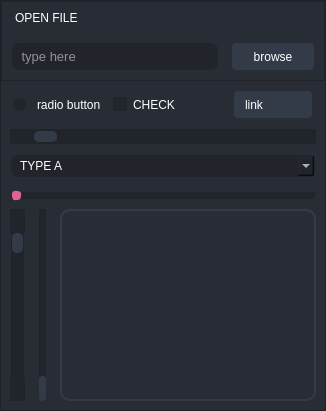
                  <widget class="QWidget" name="widget_page">
                   <layout class="QHBoxLayout" name="horizontalLayout_7">
                    <property name="spacing">
                     <number>0</number>
                    </property>
                    <property name="leftMargin">
                     <number>0</number>
                    </property>
                    <property name="topMargin">
                     <number>0</number>
                    </property>
                    <property name="rightMargin">
                     <number>0</number>
                    </property>
                    <property name="bottomMargin">
                     <number>0</number>
                    </property>
                    <item>
                     <widget class="QFrame" name="frame_9">
                      <property name="styleSheet">
                       <string notr="true">background-color: rgb(40, 44, 52);
color:white;</string>
                      </property>
                      <property name="frameShape">
                       <enum>QFrame::StyledPanel</enum>
                      </property>
                      <property name="frameShadow">
                       <enum>QFrame::Raised</enum>
                      </property>
                      <layout class="QVBoxLayout" name="verticalLayout_6">
                       <property name="spacing">
                        <number>0</number>
                       </property>
                       <property name="leftMargin">
                        <number>0</number>
                       </property>
                       <property name="topMargin">
                        <number>0</number>
                       </property>
                       <property name="rightMargin">
                        <number>0</number>
                       </property>
                       <property name="bottomMargin">
                        <number>0</number>
                       </property>
                       <item>
                        <widget class="QFrame" name="frame_11">
                         <property name="minimumSize">
                          <size>
                           <width>0</width>
                           <height>80</height>
                          </size>
                         </property>
                         <property name="maximumSize">
                          <size>
                           <width>16777215</width>
                           <height>80</height>
                          </size>
                         </property>
                         <property name="frameShape">
                          <enum>QFrame::StyledPanel</enum>
                         </property>
                         <property name="frameShadow">
                          <enum>QFrame::Raised</enum>
                         </property>
                         <layout class="QVBoxLayout" name="verticalLayout_7">
                          <property name="spacing">
                           <number>0</number>
                          </property>
                          <property name="leftMargin">
                           <number>0</number>
                          </property>
                          <property name="topMargin">
                           <number>0</number>
                          </property>
                          <property name="rightMargin">
                           <number>0</number>
                          </property>
                          <item alignment="Qt::AlignLeft">
                           <widget class="QLabel" name="label_6">
                            <property name="styleSheet">
                             <string notr="true">padding-left:10px;</string>
                            </property>
                            <property name="text">
                             <string>OPEN FILE</string>
                            </property>
                           </widget>
                          </item>
                          <item>
                           <widget class="QFrame" name="frame_13">
                            <property name="frameShape">
                             <enum>QFrame::NoFrame</enum>
                            </property>
                            <property name="frameShadow">
                             <enum>QFrame::Raised</enum>
                            </property>
                            <layout class="QHBoxLayout" name="horizontalLayout_8">
                             <property name="spacing">
                              <number>12</number>
                             </property>
                             <property name="bottomMargin">
                              <number>0</number>
                             </property>
                             <item>
                              <widget class="QLineEdit" name="lineEdit">
                               <property name="font">
                                <font>
                                 <pointsize>10</pointsize>
                                </font>
                               </property>
                               <property name="styleSheet">
                                <string notr="true">QLineEdit{
height:25px;
border:2px solid transparent;
border-radius:8px;
background-color: rgb(33, 37, 43);
padding-left:3px;
}
QLineEdit:hover:active{
border:2px solid rgb(75, 75, 75)
}</string>
                               </property>
                               <property name="placeholderText">
                                <string> type here</string>
                               </property>
                              </widget>
                             </item>
                             <item>
                              <widget class="QPushButton" name="pushButton">
                               <property name="cursor">
                                <cursorShape>PointingHandCursor</cursorShape>
                               </property>
                               <property name="styleSheet">
                                <string notr="true">QPushButton{
background-color:rgb(52, 59, 72);
border:2px solid transparent;
border-radius:5px;
height:25px;
width:80px;
}
QPushButton:hover{
border:2px solid  rgb(75, 75, 75);
}</string>
                               </property>
                               <property name="text">
                                <string>browse</string>
                               </property>
                               <property name="icon">
                                <iconset resource="../../icons/images/icons/d.qrc">
                                 <normaloff>:/newPrefix/cil-folder-open.png</normaloff>:/newPrefix/cil-folder-open.png</iconset>
                               </property>
                               <property name="flat">
                                <bool>true</bool>
                               </property>
                              </widget>
                             </item>
                            </layout>
                           </widget>
                          </item>
                         </layout>
                        </widget>
                       </item>
                       <item>
                        <widget class="QFrame" name="frame_12">
                         <property name="styleSheet">
                          <string notr="true"/>
                         </property>
                         <property name="frameShape">
                          <enum>QFrame::NoFrame</enum>
                         </property>
                         <property name="frameShadow">
                          <enum>QFrame::Raised</enum>
                         </property>
                         <layout class="QVBoxLayout" name="verticalLayout_8">
                          <item>
                           <widget class="QFrame" name="frame_14">
                            <property name="frameShape">
                             <enum>QFrame::NoFrame</enum>
                            </property>
                            <property name="frameShadow">
                             <enum>QFrame::Raised</enum>
                            </property>
                            <layout class="QVBoxLayout" name="verticalLayout_9">
                             <property name="leftMargin">
                              <number>0</number>
                             </property>
                             <property name="topMargin">
                              <number>0</number>
                             </property>
                             <property name="rightMargin">
                              <number>0</number>
                             </property>
                             <property name="bottomMargin">
                              <number>0</number>
                             </property>
                             <item>
                              <widget class="QFrame" name="frame_16">
                               <property name="frameShape">
                                <enum>QFrame::NoFrame</enum>
                               </property>
                               <property name="frameShadow">
                                <enum>QFrame::Raised</enum>
                               </property>
                               <layout class="QVBoxLayout" name="verticalLayout_10">
                                <property name="spacing">
                                 <number>10</number>
                                </property>
                                <property name="leftMargin">
                                 <number>0</number>
                                </property>
                                <property name="topMargin">
                                 <number>0</number>
                                </property>
                                <property name="rightMargin">
                                 <number>0</number>
                                </property>
                                <property name="bottomMargin">
                                 <number>0</number>
                                </property>
                                <item>
                                 <widget class="QFrame" name="frame_15">
                                  <property name="frameShape">
                                   <enum>QFrame::NoFrame</enum>
                                  </property>
                                  <property name="frameShadow">
                                   <enum>QFrame::Raised</enum>
                                  </property>
                                  <layout class="QHBoxLayout" name="horizontalLayout_10">
                                   <property name="spacing">
                                    <number>0</number>
                                   </property>
                                   <property name="leftMargin">
                                    <number>3</number>
                                   </property>
                                   <property name="topMargin">
                                    <number>0</number>
                                   </property>
                                   <property name="rightMargin">
                                    <number>3</number>
                                   </property>
                                   <property name="bottomMargin">
                                    <number>0</number>
                                   </property>
                                   <item alignment="Qt::AlignLeft|Qt::AlignVCenter">
                                    <widget class="QRadioButton" name="radioButton">
                                     <property name="cursor">
                                      <cursorShape>PointingHandCursor</cursorShape>
                                     </property>
                                     <property name="styleSheet">
                                      <string notr="true">QRadioButton::indicator {
    width: 13px;
    height: 13px;
	background-color:rgb(33, 37, 43);
	border-radius:6px;
	margin-right:5px;
}
QRadioButton::indicator::checked {
    background-color:rgb(108, 108, 108)
}
QRadioButton::indicator:hover{
	border:2px solid rgb(75,75,75);
	width: 11px;
    height: 11px;
	margin-right:3px;
}</string>
                                     </property>
                                     <property name="text">
                                      <string>radio button </string>
                                     </property>
                                    </widget>
                                   </item>
                                   <item>
                                    <widget class="QCheckBox" name="checkBox">
                                     <property name="cursor">
                                      <cursorShape>PointingHandCursor</cursorShape>
                                     </property>
                                     <property name="styleSheet">
                                      <string notr="true">QCheckBox::indicator
{
background-color : rgb(33, 37, 43);
}
QCheckBox::indicator:checked{
background-color:rgb(75,75,75)
}</string>
                                     </property>
                                     <property name="text">
                                      <string>CHECK</string>
                                     </property>
                                    </widget>
                                   </item>
                                   <item alignment="Qt::AlignRight">
                                    <widget class="QPushButton" name="pushButton_2">
                                     <property name="minimumSize">
                                      <size>
                                       <width>80</width>
                                       <height>0</height>
                                      </size>
                                     </property>
                                     <property name="maximumSize">
                                      <size>
                                       <width>80</width>
                                       <height>16777215</height>
                                      </size>
                                     </property>
                                     <property name="cursor">
                                      <cursorShape>PointingHandCursor</cursorShape>
                                     </property>
                                     <property name="mouseTracking">
                                      <bool>true</bool>
                                     </property>
                                     <property name="styleSheet">
                                      <string notr="true">QPushButton{
background-color:rgb(52, 59, 72);
border:2px solid transparent;
border-radius:5px;
height:25px;
width:80px;
text-align:left;
padding-left:10px;
}
QPushButton:hover{
border:2px solid  rgb(75, 75, 75);
}</string>
                                     </property>
                                     <property name="text">
                                      <string>link</string>
                                     </property>
                                     <property name="icon">
                                      <iconset resource="../../icons/images/icons/d.qrc">
                                       <normaloff>:/newPrefix/cil-link.png</normaloff>:/newPrefix/cil-link.png</iconset>
                                     </property>
                                     <property name="flat">
                                      <bool>true</bool>
                                     </property>
                                    </widget>
                                   </item>
                                  </layout>
                                 </widget>
                                </item>
                                <item>
                                 <widget class="QScrollBar" name="horizontalScrollBar">
                                  <property name="styleSheet">
                                   <string notr="true">QScrollBar:horizontal {
    border: 2px solid transparent;
    background:rgb(33, 37, 43);
    height: 15px;
    margin: 0px 22px 0 22px;
}
QScrollBar::handle:horizontal {
    background:rgb(52, 59, 72);
	border-radius:5px;
	min-width:15px;
}
QScrollBar::add-line:horizontal {
    border: 2px solid transparent;
    background:rgb(33, 37, 43);
    width: 20px;
    subcontrol-position: right;
    subcontrol-origin: margin;
}

QScrollBar::sub-line:horizontal {
    border: 2px solid transparent;
    background:rgb(33, 37, 43);
    width: 20px;
    subcontrol-position: left;
    subcontrol-origin: margin;
}
QScrollBar:left-arrow:horizontal {
    image:url(:/newPrefix/cil-chevron-circle-left-alt.png);
	height:14px;
}
 QScrollBar::right-arrow:horizontal {
	image:url(:/newPrefix/cil-chevron-circle-right-alt.png);
	height:14px;
}

QScrollBar::add-page:horizontal, QScrollBar::sub-page:horizontal {
    background: none;
}
</string>
                                  </property>
                                  <property name="orientation">
                                   <enum>Qt::Horizontal</enum>
                                  </property>
                                 </widget>
                                </item>
                                <item>
                                 <widget class="QComboBox" name="comboBox">
                                  <property name="styleSheet">
                                   <string notr="true">QComboBox{
background-color: rgb(33, 37, 43);
height:20px;
border:2px solid transparent;
border-radius:8px;
padding-left:8px;
}
QComboBox QAbstractItemView {
    border: 2px solid rgb(75,75,75);
    selection-background-color:rgb(40,44,52);
	border-radius:5px;
	color:white;
	padding:2px;
}
QComboBox::drop-down {
    subcontrol-origin: padding;
    subcontrol-position: top right;
    width: 25px;
	border-left-width: 1px;
    border-left-color: darkgray;
    border-left-style: solid; 
    border-top-right-radius: 5px; /* same radius as the QComboBox */
    border-bottom-right-radius: 5px;
	image: url(:/newPrefix/cil-chevron-circle-down-alt.png);
}
</string>
                                  </property>
                                  <item>
                                   <property name="text">
                                    <string>TYPE A</string>
                                   </property>
                                  </item>
                                  <item>
                                   <property name="text">
                                    <string>TYPE B</string>
                                   </property>
                                  </item>
                                  <item>
                                   <property name="text">
                                    <string>TYPE C</string>
                                   </property>
                                  </item>
                                  <item>
                                   <property name="text">
                                    <string>TYPE D</string>
                                   </property>
                                  </item>
                                  <item>
                                   <property name="text">
                                    <string>TYPE E</string>
                                   </property>
                                  </item>
                                 </widget>
                                </item>
                                <item alignment="Qt::AlignBottom">
                                 <widget class="QSlider" name="horizontalSlider">
                                  <property name="styleSheet">
                                   <string notr="true">QSlider::groove:horizontal {
    border: 2px solid transparent;
    height: 5px;
    background:rgb(33, 37, 43);
	border-radius:2px;
}
QSlider::handle:horizontal {
    background:rgb(221, 101, 147);
    border: 1px solid rgb(221, 101, 147);
    width: 7px;
    margin: -2px 0;
	border-radius: 3px;
}
QSlider::handle:horizontal:hover{
	 background:rgb(85, 170, 255);
	border:1px solid rgb(85, 170, 255);
}
</string>
                                  </property>
                                  <property name="orientation">
                                   <enum>Qt::Horizontal</enum>
                                  </property>
                                 </widget>
                                </item>
                               </layout>
                              </widget>
                             </item>
                             <item>
                              <widget class="QFrame" name="frame_17">
                               <property name="frameShape">
                                <enum>QFrame::NoFrame</enum>
                               </property>
                               <property name="frameShadow">
                                <enum>QFrame::Raised</enum>
                               </property>
                               <layout class="QHBoxLayout" name="horizontalLayout_9">
                                <property name="spacing">
                                 <number>10</number>
                                </property>
                                <property name="leftMargin">
                                 <number>0</number>
                                </property>
                                <property name="topMargin">
                                 <number>0</number>
                                </property>
                                <property name="rightMargin">
                                 <number>0</number>
                                </property>
                                <property name="bottomMargin">
                                 <number>0</number>
                                </property>
                                <item>
                                 <widget class="QScrollBar" name="verticalScrollBar">
                                  <property name="styleSheet">
                                   <string notr="true"> QScrollBar:vertical {
     border: 2px solid transparent;
     background:rgb(33, 37, 43);
     width: 15px;
     margin: 22px 0 22px 0;
	border-radius:3px;
 }
 QScrollBar::handle:vertical {
     background:rgb(52, 59, 72);
     min-height: 20px;
	border-radius:5px;
 }
 QScrollBar::add-line:vertical {
     border: 2px solid transparent ;
     background:rgb(33, 37, 43);
     height: 20px;
     subcontrol-position:bottom;
     subcontrol-origin: margin;
 }

 QScrollBar::sub-line:vertical{
     border: 2px solid transparent;
     background:rgb(33, 37, 43);
     height: 20px;
     subcontrol-position: top;
     subcontrol-origin: margin;
 }
 QScrollBar::up-arrow:vertical{
    	image:url(:/newPrefix/cil-chevron-circle-up-alt.png);
		width:14px;
 }
QScrollBar::down-arrow:vertical {
image:url(:/newPrefix/cil-chevron-circle-down-alt.png);
width:14px;
}

 QScrollBar::add-page:vertical, QScrollBar::sub-page:vertical {
     background: none;
 }</string>
                                  </property>
                                  <property name="orientation">
                                   <enum>Qt::Vertical</enum>
                                  </property>
                                 </widget>
                                </item>
                                <item>
                                 <widget class="QSlider" name="verticalSlider">
                                  <property name="styleSheet">
                                   <string notr="true">QSlider::groove:vertical {
background-color: rgb(33, 37, 43);
width:7px;
}
QSlider::handle:vertical {
background-color: rgb(52, 59, 72);
height:25px;
border-radius:3px;
}</string>
                                  </property>
                                  <property name="orientation">
                                   <enum>Qt::Vertical</enum>
                                  </property>
                                 </widget>
                                </item>
                                <item>
                                 <widget class="QPlainTextEdit" name="plainTextEdit">
                                  <property name="styleSheet">
                                   <string notr="true">QPlainTextEdit{
border-radius:10px;
border:2px solid rgb(52, 59, 71);
color:rgb(214, 214, 214);
padding-left:5px;
padding-right:5px;
}</string>
                                  </property>
                                 </widget>
                                </item>
                               </layout>
                              </widget>
                             </item>
                            </layout>
                           </widget>
                          </item>
                         </layout>
                        </widget>
                       </item>
                      </layout>
                     </widget>
                    </item>
                   </layout>
                  </widget>
